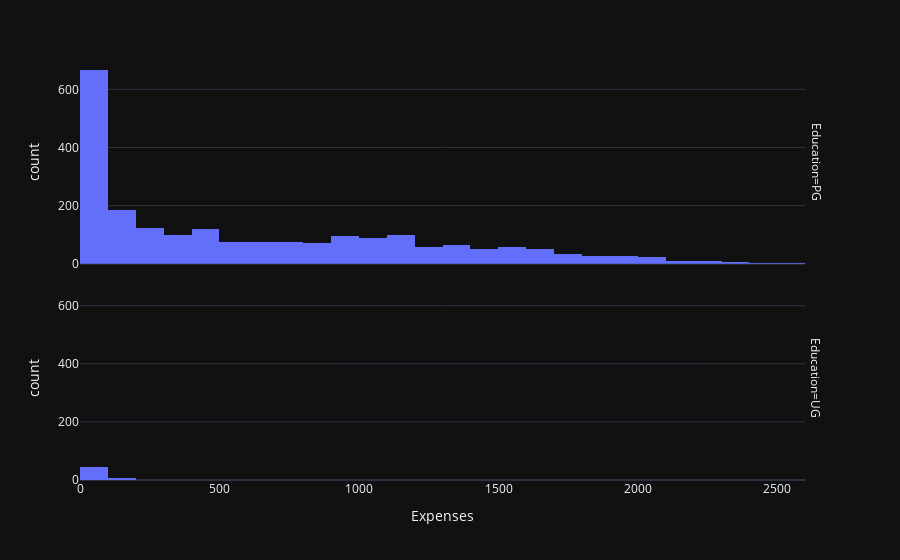

The code cell stored with this chart in its notebook:
### Code cell
fig = px.histogram (df, x = "Expenses",  facet_row = "Education",  template = 'plotly_dark')
fig.show ()

### Figure 1 — Plotly figure (JSON) as saved in the notebook; plotly's stock layout.template omitted (floating-point values rounded to 4 significant figures; data arrays with more than 128 entries replaced by an {"elided": "..."} marker saying what was removed)
{"data": [{"alignmentgroup": "True", "bingroup": "x", "hovertemplate": "Education=PG<br>Expenses=%{x}<br>count=%{y}<extra></extra>", "legendgroup": "", "marker": {"color": "#636efa", "pattern": {"shape": ""}}, "name": "", "offsetgroup": "", "orientation": "v", "showlegend": false, "type": "histogram", "x": {"elided": "2186 int values"}, "xaxis": "x2", "yaxis": "y2"}, {"alignmentgroup": "True", "bingroup": "x", "hovertemplate": "Education=UG<br>Expenses=%{x}<br>count=%{y}<extra></extra>", "legendgroup": "", "marker": {"color": "#636efa", "pattern": {"shape": ""}}, "name": "", "offsetgroup": "", "orientation": "v", "showlegend": false, "type": "histogram", "x": [61, 29, 29, 43, 80, 102, 18, 263, 45, 37, 74, 59, 29, 18, 57, 14, 32, 66, 80, 96, 24, 16, 75, 88, 101, 21, 119, 434, 50, 24, 62, 96, 58, 29, 36, 103, 64, 54, 28, 38, 43, 47, 80, 839, 102, 26, 75, 57, 103, 29, 69, 46, 106, 43], "xaxis": "x", "yaxis": "y"}], "layout": {"annotations": [{"font": {}, "showarrow": false, "text": "Education=UG", "textangle": 90, "x": 0.98, "xanchor": "left", "xref": "paper", "y": 0.2425, "yanchor": "middle", "yref": "paper"}, {"font": {}, "showarrow": false, "text": "Education=PG", "textangle": 90, "x": 0.98, "xanchor": "left", "xref": "paper", "y": 0.7575, "yanchor": "middle", "yref": "paper"}], "barmode": "relative", "legend": {"tracegroupgap": 0}, "margin": {"t": 60}, "xaxis": {"anchor": "y", "domain": [0, 0.98], "title": {"text": "Expenses"}}, "xaxis2": {"anchor": "y2", "domain": [0, 0.98], "matches": "x", "showticklabels": false}, "yaxis": {"anchor": "x", "domain": [0, 0.485], "title": {"text": "count"}}, "yaxis2": {"anchor": "x2", "domain": [0.515, 1], "matches": "y", "title": {"text": "count"}}}}
